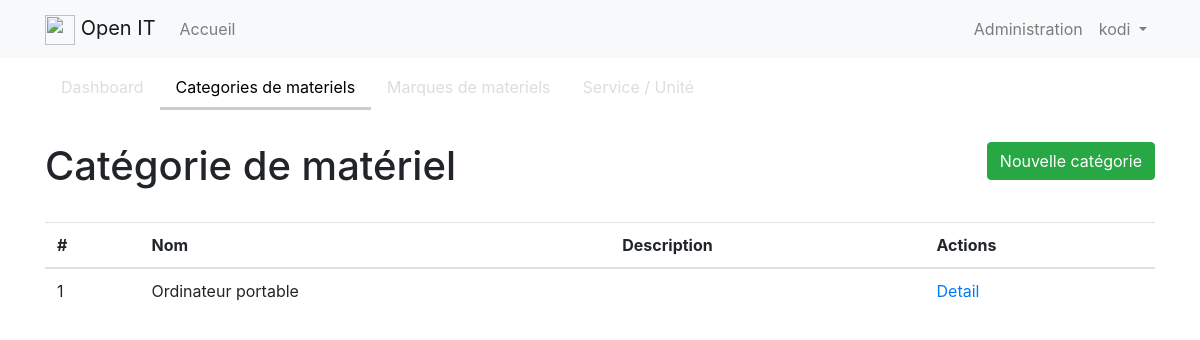
Before: /admin/category (signed in) with the older database file.
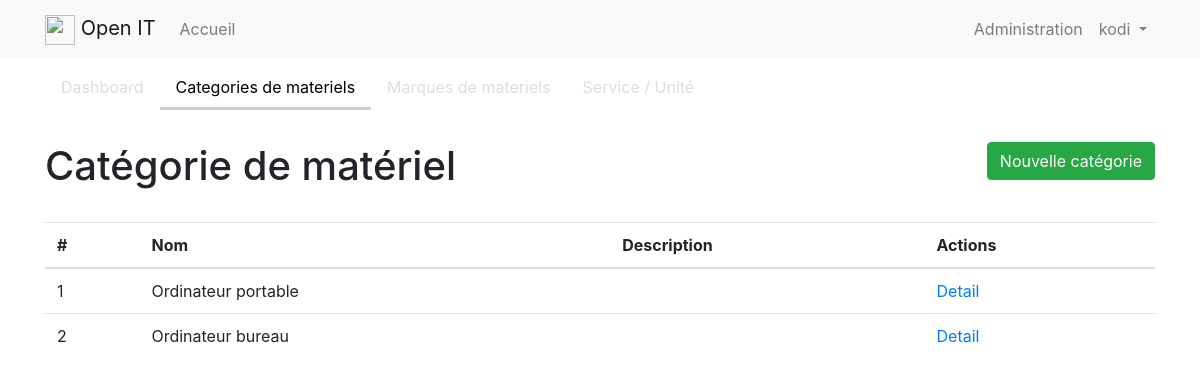
After: the same page with the newer database file.
### app/models.py (models this page shows, shortened)
class Category(db.Model):
    id = db.Column(db.Integer, primary_key=True)
    name = db.Column(db.String(60), unique=True)
    description = db.Column(db.String(200))
    equipments = db.relationship('Equipment', backref='category', lazy='dynamic')

### app/admin/routes.py (the view)
@bp.route('/category')
@login_required
def category():
    list = Category.query.all()
    return render_template('admin/category/category.html', list=list)

### app/models.py (called while the page is built)
@login.user_loader
def load_user(id):
    return User.query.get(int(id))

### app/templates/admin/category/category.html
{% extends "admin/index.html" %}
{% set active_page = "category" %}
{% block admin_app %}
<div class="container">
  <div class="btn-toolbar justify-content-between py-4">
    <h1>Catégorie de matériel</h1>
    <div>
      <a class="btn btn-success" href="{{ url_for('admin.add_category') }}">Nouvelle catégorie</a>
    </div>
  </div>
  <table class="table">
    <thead>
      <tr>
        <th>#</th>
        <th>Nom</th>
        <th>Description</th>
        <th>Actions</th>
      </tr>
    </thead>
    <tbody>
        {% for item in list %}
        <tr>
            <td>{{item.id}}</td>
            <td>{{item.name}}</td>
            <td>{{item.description}}</td>
            <td>
                <a href="{{ url_for('admin.detail_category', id=item.id) }}">Detail</a>
            </td>
        </tr>
        {% endfor %}
    </tbody>
  </table>
</div>
{% endblock %}

Changed rows visible on the page:
added Category: id "2", name "Ordinateur bureau"
